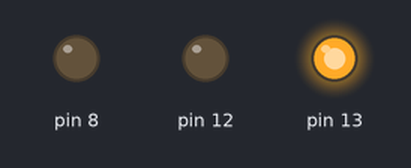
A sketch run on a simulated Arduino Uno, built with avr-gcc and run on an emulated ATmega328P. Parts: output pins drawn as LEDs (lit = HIGH).

Above: at 1.5 s.
At 6.0 s:
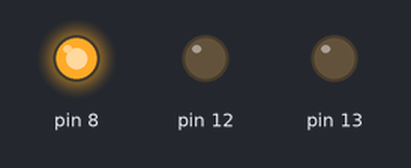
At 8.2 s:
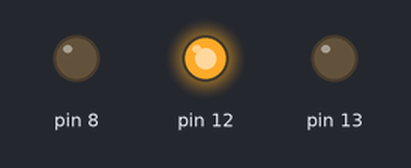
Timing chart, 0 to 11.7 s (numbered marks = the images above):
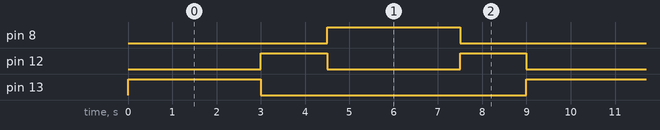

Measured:
- by itself, pin 8, pin 13: alternates HIGH for 3.0 s and LOW for 6.0 s
- by itself, pin 12: alternates HIGH for 1.5 s and LOW for 3.0 s
- by itself, everything shown: repeats every 9.0 s, in 4 steps

The sketch:

bodacious_borwo_allis1.ino
```cpp
void setup()
{
  pinMode(13, OUTPUT);
  pinMode(12,OUTPUT);
  pinMode(8,OUTPUT);
}

void red()
{
  digitalWrite(13, HIGH);
  digitalWrite(12,LOW);
  digitalWrite(8,LOW);
}

void yellow()
{
  digitalWrite(13, LOW);
  digitalWrite(12,HIGH);
  digitalWrite(8,LOW);
}
void green()
{
  digitalWrite(13, LOW);
  digitalWrite(12,LOW);
  digitalWrite(8,HIGH);
}
void loop()
{
  red();
  delay(3000);
  yellow();
  delay(1500);
  green();
  delay(3000);
  yellow();
  delay(1500);
}
```
